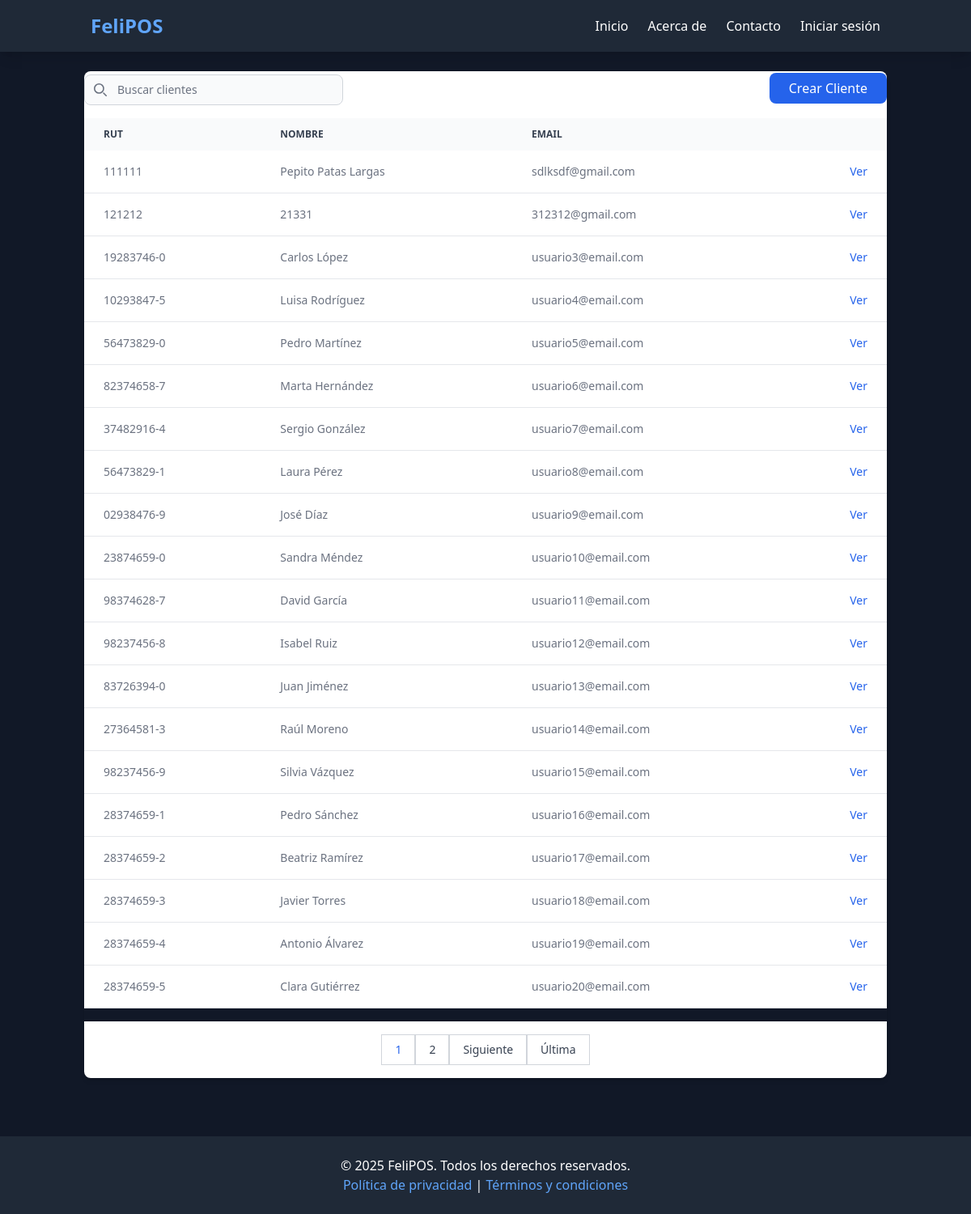
/clientes/, run on the app's committed database.
### punto_venta/models.py (models this page shows, shortened)
class Cliente(models.Model):
    user = models.OneToOneField(User, on_delete=models.CASCADE, null=True, blank=True)  # Relación con User
    rut = models.CharField(max_length=20)
    nombre = models.CharField(max_length=100)
    email = models.EmailField(blank=True, null=True)
    telefono = models.CharField(blank=True, null=True, max_length=15)
    direccion = models.TextField(blank=True, null=True)

### punto_venta/views.py (the view)
# urls.py: path('clientes/', views.clientes_list, name='clientes_list'),
def clientes_list(request):
    search_query = request.GET.get('search', '')  # Obtener el término de búsqueda
    clientes = Cliente.objects.all()
    if search_query:
        clientes = clientes.filter(
            Q(rut__icontains=search_query) |
            Q(nombre__icontains=search_query) |
            Q(email__icontains=search_query)
        )
    paginator = Paginator(clientes, 20)  # Mostrar 20 clientes por página
    page_number = request.GET.get('page')
    page_obj = paginator.get_page(page_number)
    response = render(request, "cliente/cliente_list.html", {"page_obj": page_obj})
    response['Cache-Control'] = 'no-store'  # Evitar caché
    return response

### punto_venta/templates/cliente/cliente_list.html (shortened to what this page needs)
{% extends 'base.html' %}
{% load static tailwind_tags %}
{% block content %}
<div class="relative overflow-x-auto shadow-md sm:rounded-lg">
    <div class="pb-4 bg-white dark:bg-gray-900">
        <div class="flex justify-between items-center">
            <div class="relative mt-1">
                <div class="absolute inset-y-0 rtl:inset-r-0 start-0 flex items-center ps-3 pointer-events-none">
                </div>
                <form method="get" action="{% url 'clientes_list' %}" autocomplete="off">
                    <input type="text" name="search" value="{{ search_query }}" id="table-search" class="block pt-2 ps-10 text-sm text-gray-900 border border-gray-300 rounded-lg w-80 bg-gray-50 focus:ring-blue-500 focus:border-blue-500 dark:bg-gray-700 dark:border-gray-600 dark:placeholder-gray-400 dark:text-white dark:focus:ring-blue-500 dark:focus:border-blue-500" placeholder="Buscar clientes">
                </form>
            </div>
            <div>
                <a href="{% url 'cliente_create' %}" class="px-6 py-2 bg-blue-600 text-white rounded-lg hover:bg-blue-700 transition-all duration-300">Crear Cliente</a>
            </div>
        </div>
    </div>
    <div class="flex flex-col min-h-[400px]">
        <div class="flex-1 overflow-x-auto">
            <table class="min-w-full table-auto border-collapse text-sm text-left text-gray-500 dark:text-gray-400">
                <thead class="text-xs text-gray-700 uppercase bg-gray-50 dark:bg-gray-700 dark:text-gray-400">
                    <tr>
                        <th class="px-6 py-3">RUT</th>
                        <th class="px-6 py-3">Nombre</th>
                        <th class="px-6 py-3">Email</th>
                        <th class="px-6 py-3"></th>
                    </tr>
                </thead>
                <tbody>
                    {% for cliente in page_obj %}
                        <tr class="bg-white border-b dark:bg-gray-800 dark:border-gray-700 hover:bg-gray-50 dark:hover:bg-gray-600">
                            <td class="px-6 py-4">{{ cliente.rut }}</td>
                            <td class="px-6 py-4">{{ cliente.nombre }}</td>
                            <td class="px-6 py-4">{{ cliente.email }}</td>
                            <td class="px-6 py-4 text-right">
                                <a href="{% url 'cliente_detail' cliente.id %}" class="font-medium text-blue-600 dark:text-blue-500 hover:underline">Ver</a>
                            </td>
                        </tr>
                    {% endfor %}
                </tbody>
            </table>
        </div>
        <div class="mt-4 flex justify-center items-center py-4 bg-white dark:bg-gray-900">
            <div class="flex items-center space-x-2">
                {% for i in page_obj.paginator.page_range %}
                    {% if page_obj.number == i %}
                        <a href="#" class="px-4 py-2 text-sm font-medium text-blue-600 bg-blue-100 border border-gray-300 hover:bg-blue-200 dark:text-white dark:bg-blue-600 dark:border-gray-600">
                            {{ i }}
                        </a>
                    {% else %}
                        <a href="?page={{ i }}&search={{ search_query }}" class="px-4 py-2 text-sm font-medium text-gray-700 bg-white border border-gray-300 hover:bg-gray-100 dark:text-gray-400 dark:bg-gray-700 dark:border-gray-600 dark:hover:bg-gray-600">
                            {{ i }}
                        </a>
                    {% endif %}
                {% endfor %}
                {% if page_obj.has_next %}
                    <a href="?page={{ page_obj.next_page_number }}&search={{ search_query }}" class="px-4 py-2 text-sm font-medium text-gray-700 bg-white border border-gray-300 hover:bg-gray-100 dark:text-gray-400 dark:bg-gray-700 dark:border-gray-600 dark:hover:bg-gray-600">
                        Siguiente
                    </a>
                    <a href="?page={{ page_obj.paginator.num_pages }}&search={{ search_query }}" class="px-4 py-2 text-sm font-medium text-gray-700 bg-white border border-gray-300 rounded-r-lg hover:bg-gray-100 dark:text-gray-400 dark:bg-gray-700 dark:border-gray-600 dark:hover:bg-gray-600">
                        Última
                    </a>
                {% endif %}
            </div>
        </div>
    </div>
</div>
{% endblock %}

### punto_venta/templates/base.html (shortened to what this page needs)
{% load static tailwind_tags %}
<!DOCTYPE html>
<html lang="es">
<head>
    {% tailwind_css %}
</head>
<body class="bg-gray-900 text-white flex flex-col min-h-screen">
<header class="bg-gray-800 py-4 shadow-lg">
    <div class="container mx-auto flex justify-between items-center px-6">
        <div class="flex items-center space-x-3">
            <a href="/" class="text-2xl font-bold text-blue-400 hover:text-blue-500 transition duration-300">FeliPOS</a>
        </div>
        <nav>
            <ul class="flex space-x-6">
                <li><a href="/" class="hover:text-blue-400 transition duration-300">Inicio</a></li>
                {% if user.is_authenticated %}
                    <li><a href="/menu/" class="hover:text-blue-400 transition duration-300">Menú</a></li>
                    <li><a href="/about/" class="hover:text-blue-400 transition duration-300">Acerca de</a></li>
                    <li><a href="/contact/" class="hover:text-blue-400 transition duration-300">Contacto</a></li>
                    <li><a href="{% url 'logout' %}" class="hover:text-blue-400 transition duration-300">Cerrar sesión</a></li>
                {% else %}
                    <li><a href="/about/" class="hover:text-blue-400 transition duration-300">Acerca de</a></li>
                    <li><a href="/contact/" class="hover:text-blue-400 transition duration-300">Contacto</a></li>
                    <li><a href="{% url 'login' %}" class="hover:text-blue-400 transition duration-300">Iniciar sesión</a></li>
                {% endif %}
            </ul>
        </nav>
    </div>
</header>
    <main class="flex-grow container mx-auto py-6 px-4">
        {% block content %}{% endblock %}
    </main>
    <footer class="bg-gray-800 py-6 mt-12">
        <div class="container mx-auto text-center">
            <p>&copy; 2025 FeliPOS. Todos los derechos reservados.</p>
            <p><a href="/privacy/" class="text-blue-400 hover:underline">Política de privacidad</a> | <a href="/terms/" class="text-blue-400 hover:underline">Términos y condiciones</a></p>
        </div>
    </footer>
</body>
</html>

### data on the page
Cliente: rut "111111", nombre "Pepito Patas Largas", email "sdlksdf@gmail.com"
Cliente: rut "121212", nombre "21331", email "312312@gmail.com"
Cliente: rut "19283746-0", nombre "Carlos López", email "usuario3@email.com"
Cliente: rut "10293847-5", nombre "Luisa Rodríguez", email "usuario4@email.com"
Cliente: rut "56473829-0", nombre "Pedro Martínez", email "usuario5@email.com"
Cliente: rut "82374658-7", nombre "Marta Hernández", email "usuario6@email.com"
Cliente: rut "37482916-4", nombre "Sergio González", email "usuario7@email.com"
Cliente: rut "56473829-1", nombre "Laura Pérez", email "usuario8@email.com"
Cliente: rut "02938476-9", nombre "José Díaz", email "usuario9@email.com"
Cliente: rut "23874659-0", nombre "Sandra Méndez", email "usuario10@email.com"
Cliente: rut "98374628-7", nombre "David García", email "usuario11@email.com"
Cliente: rut "98237456-8", nombre "Isabel Ruiz", email "usuario12@email.com"
Cliente: rut "83726394-0", nombre "Juan Jiménez", email "usuario13@email.com"
Cliente: rut "27364581-3", nombre "Raúl Moreno", email "usuario14@email.com"
Cliente: rut "98237456-9", nombre "Silvia Vázquez", email "usuario15@email.com"
Cliente: rut "28374659-1", nombre "Pedro Sánchez", email "usuario16@email.com"
Cliente: rut "28374659-2", nombre "Beatriz Ramírez", email "usuario17@email.com"
Cliente: rut "28374659-3", nombre "Javier Torres", email "usuario18@email.com"
Cliente: rut "28374659-4", nombre "Antonio Álvarez", email "usuario19@email.com"
Cliente: rut "28374659-5", nombre "Clara Gutiérrez", email "usuario20@email.com"

### other printed values
{{ i }} "1"
{{ i }} "2"
